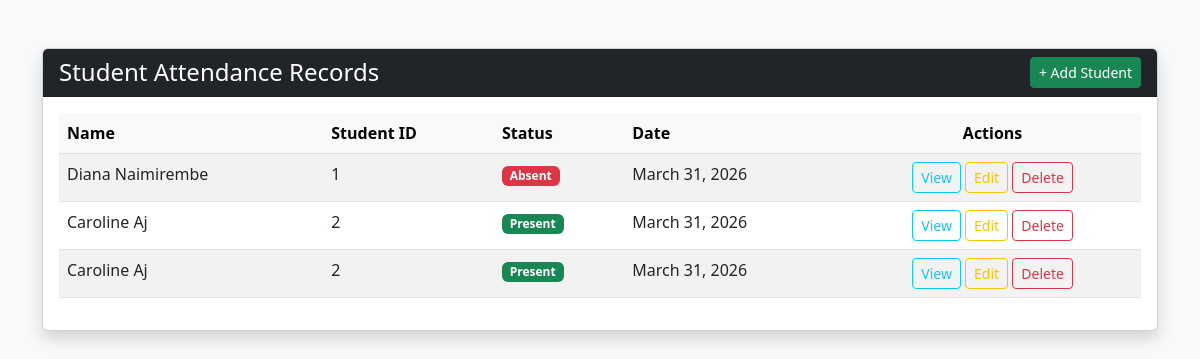
Before: / with the older database file.
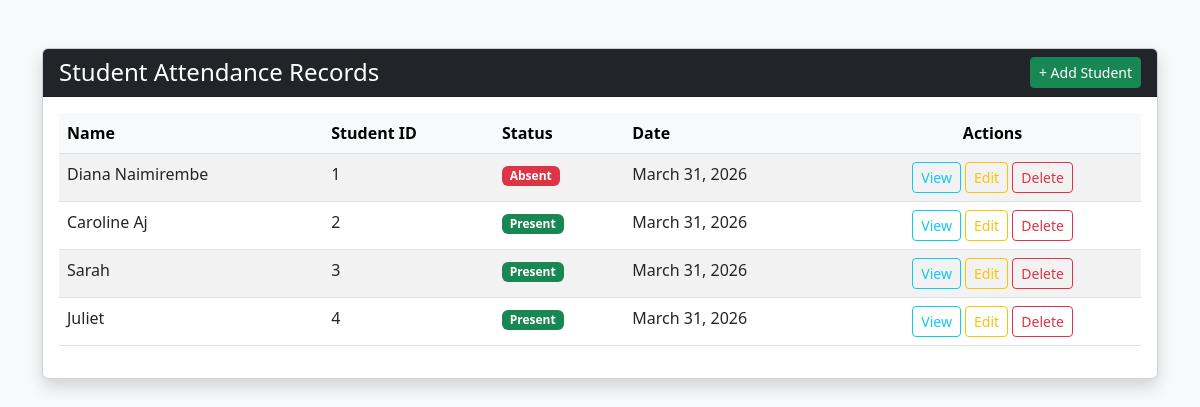
After: the same page with the newer database file.
### attendance/models.py (models this page shows, shortened)
class Student(models.Model):
    name = models.CharField(max_length =100)
    student_id = models.CharField(max_length =20)
    is_present = models.BooleanField(default=False)
    date = models.DateField()

### attendance/views.py (the view)
# urls.py: path('', views.student_list, name='student_list'),
def student_list(request):
    all_students = Student.objects.all()
    return render(request, 'attendance/student_list.html', {'students': all_students})

### attendance/templates/attendance/student_list.html (shortened to what this page needs)
<!DOCTYPE html>
<html lang="en">
<head>
    <link href="https://cdn.jsdelivr.net/npm/bootstrap@5.3.0/dist/css/bootstrap.min.css" rel="stylesheet">
</head>
<body class="bg-light">
    <div class="container mt-5">
        <div class="card shadow">
            <div class="card-header bg-dark text-white d-flex justify-content-between align-items-center">
                <h4 class="mb-0">Student Attendance Records</h4>
                <a href="{% url 'student_create' %}" class="btn btn-sm btn-success">+ Add Student</a>
            </div>
            <div class="card-body">
                <table class="table table-hover table-striped">
                    <thead class="table-light">
                        <tr>
                            <th>Name</th>
                            <th>Student ID</th>
                            <th>Status</th>
                            <th>Date</th>
                            <th class="text-center">Actions</th>
                        </tr>
                    </thead>
                    <tbody>
                        {% for student in students %}
                        <tr>
                            <td>{{ student.name }}</td>
                            <td>{{ student.student_id }}</td>
                            <td>
                                {% if student.is_present %}
                                <span class="badge bg-success">Present</span>
                                {% else %}
                                <span class="badge bg-danger">Absent</span>
                                {% endif %}
                            </td>
                            <td>{{ student.date }}</td>
                            <td class="text-center">
                                <a href="{% url 'student_detail' student.pk %}"
                                    class="btn btn-sm btn-outline-info">View</a>
                                <a href="{% url 'student_update' student.pk %}"
                                    class="btn btn-sm btn-outline-warning">Edit</a>
                                <a href="{% url 'student_delete' student.pk %}"
                                    class="btn btn-sm btn-outline-danger">Delete</a>
                            </td>
                        </tr>
                        {% empty %}
                        <tr>
                            <td colspan="5" class="text-center text-muted">No students recorded yet.</td>
                        </tr>
                        {% endfor %}
                    </tbody>
                </table>
            </div>
        </div>
    </div>
</body>
</html>

Changed rows visible on the page:
removed Student: name "Caroline Aj", student_id "2", is_present "Present", date "March 31, 2026"
added Student: name "Sarah", student_id "3", is_present "Present", date "March 31, 2026"
added Student: name "Juliet", student_id "4", is_present "Present", date "March 31, 2026"
